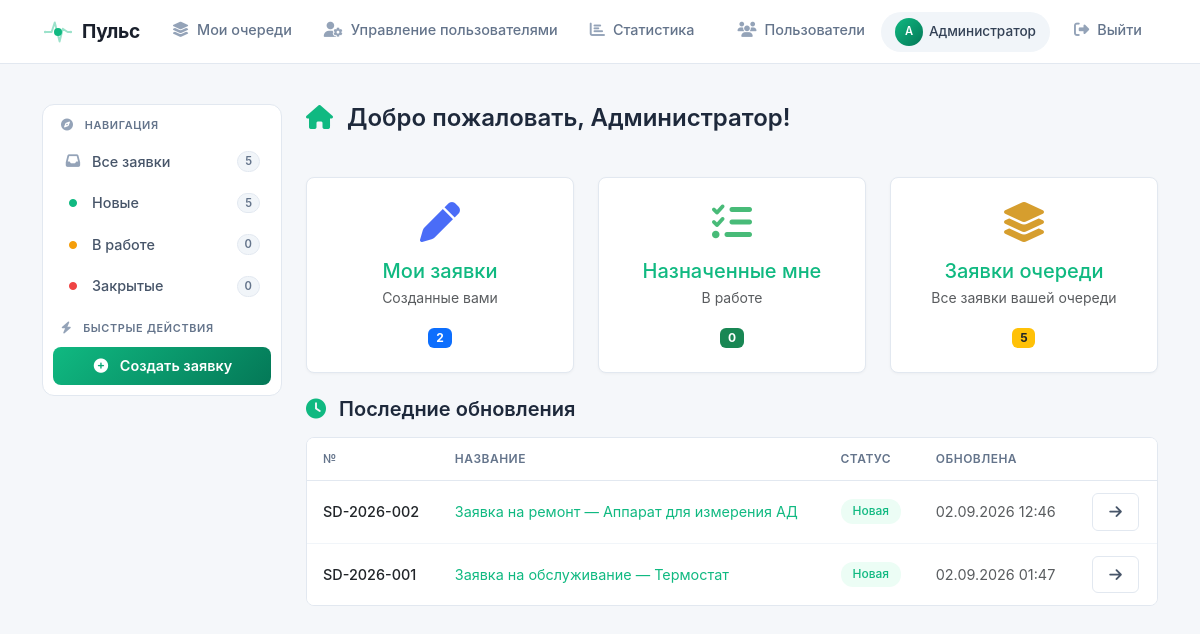
Page / (signed in) on the earlier database version.
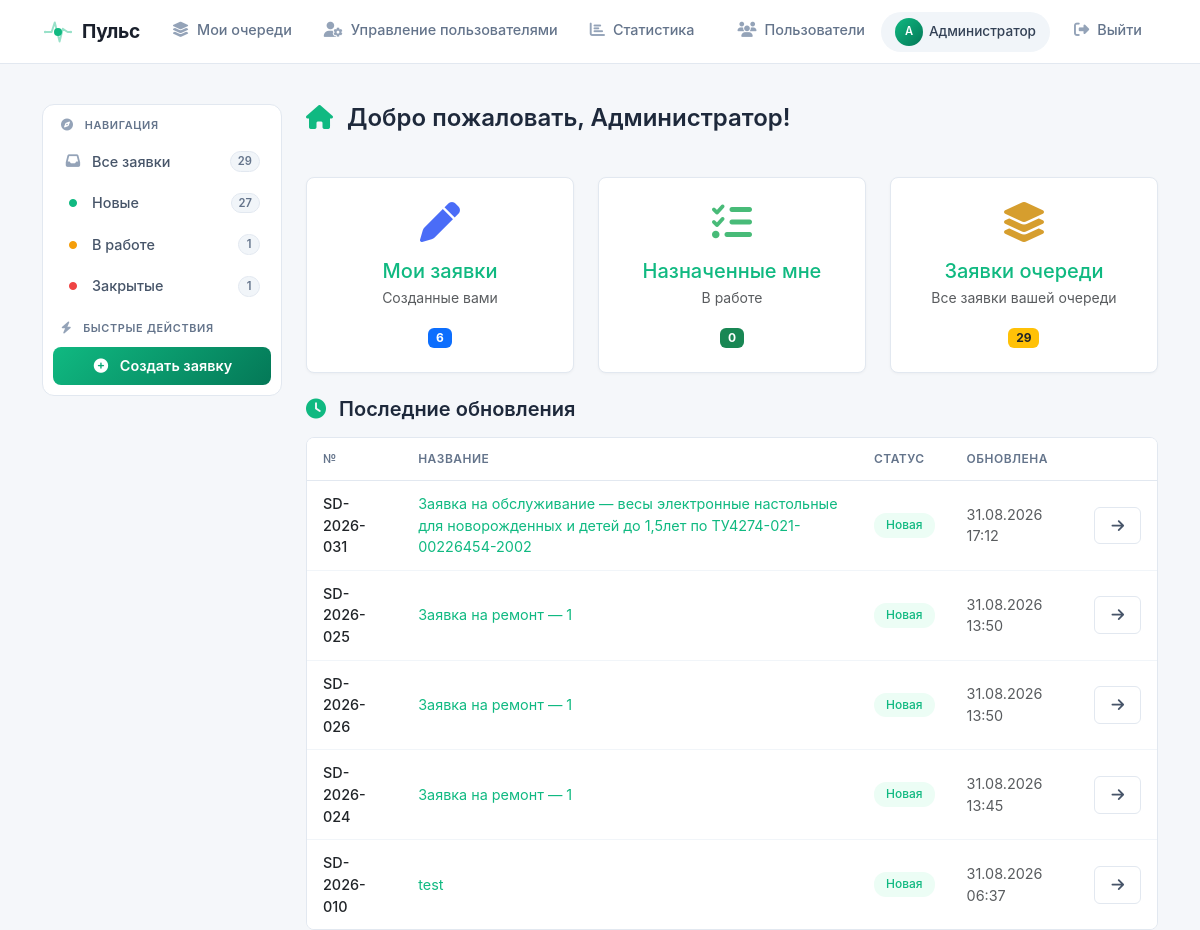
Same page on the later database version.
### models.py (models this page shows, shortened)
class Ticket(db.Model):
    id = db.Column(db.Integer, primary_key=True)
    ticket_number = db.Column(db.String(20), unique=True, nullable=False)
    title = db.Column(db.String(200), nullable=False)
    description = db.Column(db.Text, nullable=False)
    status = db.Column(db.String(50), default='Новая')
    priority = db.Column(db.String(20), default='Средний')
    start_date = db.Column(db.DateTime, nullable=True)
    deadline = db.Column(db.DateTime, nullable=True)
    actual_deadline = db.Column(db.DateTime, nullable=True)
    created_by_id = db.Column(db.Integer, db.ForeignKey('user.id'))
    queue_id = db.Column(db.Integer, db.ForeignKey('queue.id'), nullable=True)
    rating = db.Column(db.Integer, nullable=True)
    feedback_text = db.Column(db.Text, nullable=True)
    created_at = db.Column(db.DateTime, default=datetime.now(tz))
    updated_at = db.Column(db.DateTime, default=datetime.now(tz), onupdate=datetime.now(tz))
    closed_at = db.Column(db.DateTime, nullable=True)
    assignees = db.relationship('User', secondary='ticket_assignees', back_populates='assigned_tickets')
    attachments = db.relationship('Attachment', backref='ticket', lazy=True)
    metrologist_request = db.relationship(
        'MetrologistRequest',
        back_populates='ticket',
        uselist=False,
        cascade='all, delete-orphan'
    )

### app.py (the view, shortened to what this page needs)
@app.route('/')
@login_required
def index():
    queue_ids = [q.id for q in current_user.queues]
    if 10 in queue_ids:
        queue_tickets_count = Ticket.query.filter(Ticket.queue_id.in_(queue_ids)).count()
        new_tickets_count = Ticket.query.filter(Ticket.queue_id.in_(queue_ids)).filter_by(status="Новая").count()
        work_tickets_count = Ticket.query.filter(Ticket.queue_id.in_(queue_ids)).filter_by(status="В работе").count()
        closed_tickets_count = Ticket.query.filter(Ticket.queue_id.in_(queue_ids)).filter_by(status="Закрыта").count()
    return render_template('index.html', queue_tickets_count=queue_tickets_count, new_tickets_count=new_tickets_count, work_tickets_count=work_tickets_count,closed_tickets_count=closed_tickets_count, Ticket=Ticket)

### app.py (called while the page is built)
@login_manager.user_loader
def load_user(user_id):
    return User.query.get(int(user_id))

@app.context_processor
def inject_globals():
    return {
        'User': User,
        'can_manage_queue': can_manage_queue,
        'format_datetime': format_datetime,
        'get_current_server_time': get_current_server_time,
        'SERVER_TIMEZONE': SERVER_TIMEZONE
    }

### templates/index.html (shortened to what the changed rows need)
{% extends "base.html" %}
{% block content %}
<div class="index-page">
    {% if current_user.queues | selectattr('id', 'equalto', 14) | list %}
    <aside class="index-sidebar">
        {% include 'sidebar.html' %}
    </aside>
    {%endif%}
    <main class="index-main">
        <div class="row g-4 mt-1">
            <div class="col-md-4">
                <a href="{{ url_for('tickets.my_tickets') }}"
                   class="text-decoration-none">
                    <div class="card-modern h-100 text-center p-4 hover-shadow">
                        <i class="fas fa-pen"
                           style="font-size: 2.5rem; color: #4a6cf7;"></i>
                        <h5 class="mt-3 mb-1">
                            Мои заявки
                        </h5>
                        <p class="text-muted small mb-3">
                            Созданные вами
                        </p>
                        <span class="badge bg-primary">
                            {{ current_user.created_tickets|length }}
                        </span>
                    </div>
                </a>
            </div>
 {% if current_user.queues[0].id == 10 %}
            <div class="col-md-4">
                <a href="{{ url_for('tickets.assigned_tickets') }}"
                   class="text-decoration-none">
                    <div class="card-modern h-100 text-center p-4 hover-shadow">
                        <i class="fas fa-tasks"
                           style="font-size: 2.5rem; color: #48bb78;"></i>
                        <h5 class="mt-3 mb-1">
                            Назначенные мне
                        </h5>
                        <p class="text-muted small mb-3">
                            В работе
                        </p>
                        <span class="badge bg-success">
                            {{ current_user.assigned_tickets|length }}
                        </span>
                    </div>
                </a>
            </div>
            <div class="col-md-4">
                <a href="{{ url_for('tickets.queue_tickets') }}"
                   class="text-decoration-none">
                    <div class="card-modern h-100 text-center p-4 hover-shadow">
                        <i class="fas fa-layer-group"
                           style="font-size: 2.5rem; color: #d69e2e;"></i>
                        <h5 class="mt-3 mb-1">
                            Заявки очереди
                        </h5>
                        <p class="text-muted small mb-3">
                            Все заявки вашей очереди
                        </p>
                        <span class="badge bg-warning text-dark">
                            {{ queue_tickets_count }}
                        </span>
                    </div>
                </a>
            </div>
 {%endif%}
        </div>
        <div class="mt-4">
            {% set user_ticket_ids = [] %}
            {% for ticket in current_user.created_tickets %}
                {% set _ = user_ticket_ids.append(ticket.id) %}
            {% endfor %}
            {% for ticket in current_user.assigned_tickets %}
                {% if ticket.id not in user_ticket_ids %}
                    {% set _ = user_ticket_ids.append(ticket.id) %}
                {% endif %}
            {% endfor %}
            {% set recent_tickets =
                Ticket.query
                .filter(Ticket.id.in_(user_ticket_ids))
                .order_by(Ticket.updated_at.desc())
                .limit(5)
                .all()
                if user_ticket_ids
                else []
            %}
            {% if recent_tickets %}
                <div class="table-modern">
                    <table class="table mb-0">
                        <thead>
                            <tr>
                                <th>№</th>
                                <th>Название</th>
                                <th>Статус</th>
                                <th>Обновлена</th>
                                <th></th>
                            </tr>
                        </thead>
                        <tbody>
                            {% for ticket in recent_tickets %}
                                <tr>
                                    <td>
                                        <span class="fw-medium">
                                            {{ ticket.ticket_number }}
                                        </span>
                                    </td>
                                    <td>
                                        <a href="{{ url_for(
                                            'tickets.ticket_detail',
                                            ticket_id=ticket.id
                                        ) }}">
                                            {{ ticket.title }}
                                        </a>
                                    </td>
                                    <td>
                                        <span class="badge-status
                                            {% if ticket.status == 'Новая' %}
                                                badge-status-new
                                            {% elif ticket.status == 'В работе' %}
                                                badge-status-work
                                            {% elif ticket.status == 'Закрыта' %}
                                                badge-status-closed
                                            {% else %}
                                                badge-status-other
                                            {% endif %}
                                        ">
                                            {{ ticket.status }}
                                        </span>
                                    </td>
                                    <td class="text-muted small">
                                        {{ ticket.updated_at.strftime(
                                            '%d.%m.%Y %H:%M'
                                        ) }}
                                    </td>
                                    <td>
                                        <a href="{{ url_for(
                                            'tickets.ticket_detail',
                                            ticket_id=ticket.id
                                        ) }}"
                                           class="btn btn-outline-modern btn-sm">
                                            <i class="fas fa-arrow-right"></i>
                                        </a>
                                    </td>
                                </tr>
                            {% endfor %}
                        </tbody>
                    </table>
                </div>
            {% endif %}
        </div>
    </main>
</div>
{% endblock %}

Differences in the rows shown:
no longer on this page (row edited): Ticket: ticket_number "SD-2026-002", title "Заявка на ремонт — Аппарат для измерения АД", status "Новая", updated_at "02.09.2026 12:46"
no longer on this page (row edited): Ticket: ticket_number "SD-2026-001", title "Заявка на обслуживание — Термостат", status "Новая", updated_at "02.09.2026 01:47"
added Ticket: ticket_number "SD-2026-031", title "Заявка на обслуживание — весы электронные настольные для новорожденных и детей до 1,5лет по ТУ4274-021-00226454-2002", status "Новая", updated_at "31.08.2026 17:12"
added Ticket: ticket_number "SD-2026-025", title "Заявка на ремонт — 1", status "Новая", updated_at "31.08.2026 13:50"
added Ticket: ticket_number "SD-2026-026", title "Заявка на ремонт — 1", status "Новая", updated_at "31.08.2026 13:50"
added Ticket: ticket_number "SD-2026-024", title "Заявка на ремонт — 1", status "Новая", updated_at "31.08.2026 13:45"
added Ticket: ticket_number "SD-2026-010", title "test", status "Новая", updated_at "31.08.2026 06:37"
Other differences:
{{ queue_tickets_count }}: "5" → "29"
{{ new_tickets_count|default(0) }}: "5" → "27"
{{ work_tickets_count|default(0) }}: "0" → "1"
{{ closed_tickets_count|default(0) }}: "0" → "1"
{{ current_user.created_tickets|length }}: "2" → "6"
